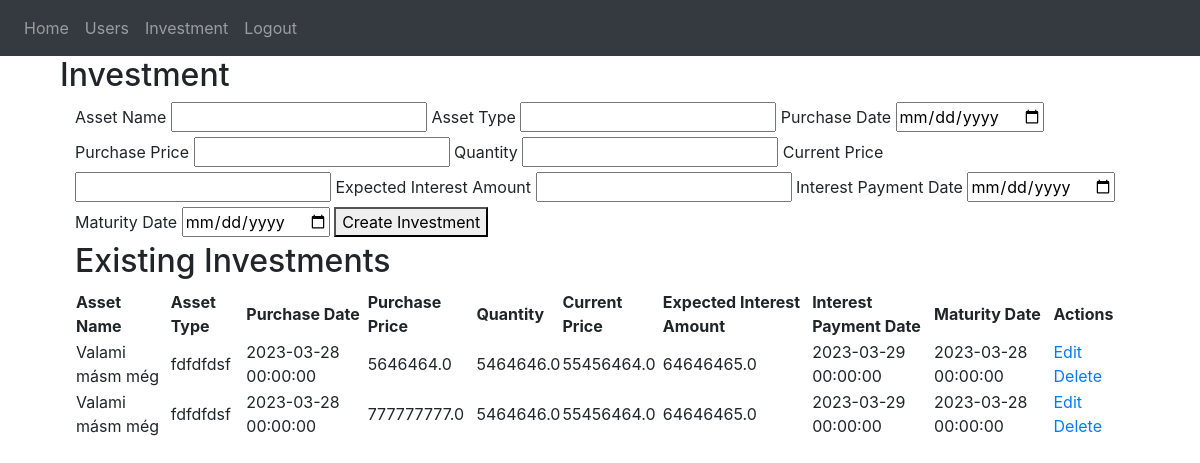
Page /create-investment (signed in) on the earlier database version.
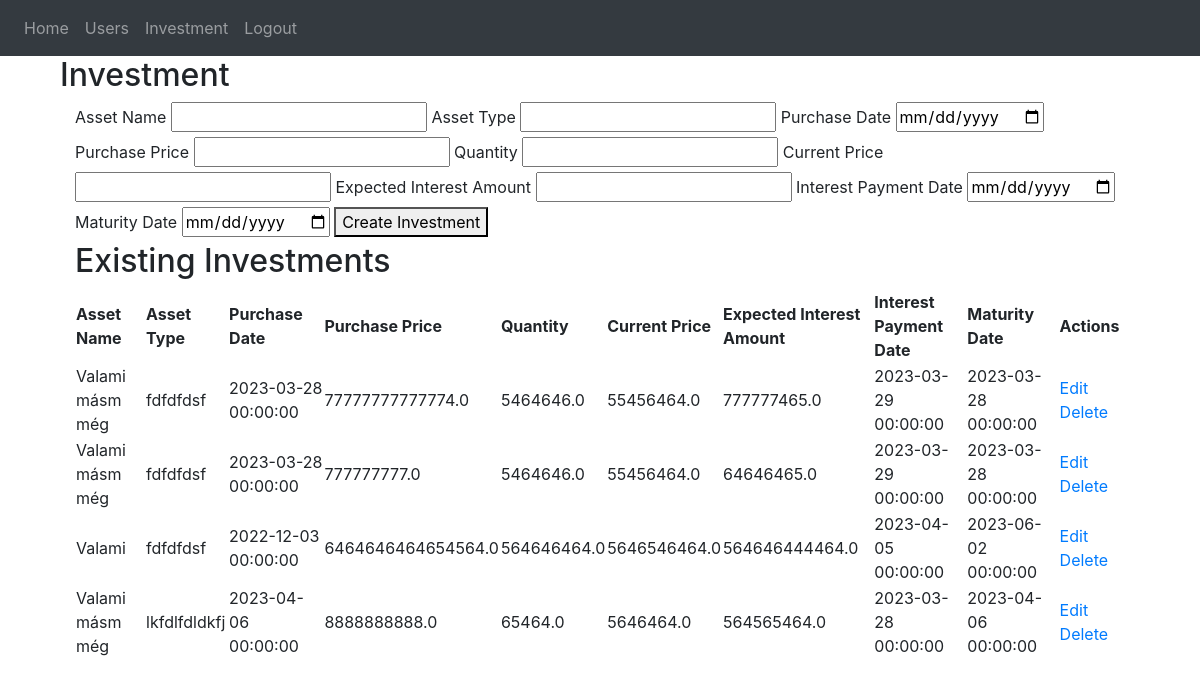
Same page on the later database version.
### website/models.py (models this page shows)
class Investment(db.Model):
    id = db.Column(db.Integer, primary_key=True)
    asset_name = db.Column(db.String(150))
    asset_type = db.Column(db.String(150))
    purchase_date = db.Column(db.DateTime(timezone=True))
    purchase_price = db.Column(db.Float)
    quantity = db.Column(db.Float)
    current_price = db.Column(db.Float)
    expected_interest_amount = db.Column(db.Float)
    interest_payment_date = db.Column(db.DateTime(timezone=True))
    maturity_date = db.Column(db.DateTime(timezone=True))
    user_id = db.Column(db.Integer, db.ForeignKey('user.id'))
    user = db.relationship('User', back_populates='investments')

### website/views.py (the view, shortened to what this page needs)
@views.route('/create-investment', methods=['GET', 'POST'])
@login_required
def create_investment():
    user_investments = Investment.query.all()
    return render_template("create_investment.html", user_investments=user_investments, user=current_user)

### website/__init__.py (called while the page is built)
def create_app():
    app = Flask(__name__)
    app.config['SECRET_KEY'] = 'hjshjhdjah kjshkjdhjs'
    app.config['SQLALCHEMY_DATABASE_URI'] = f'sqlite:///{DB_NAME}'
    db.init_app(app)
    from .views import views
    from .auth import auth
    app.register_blueprint(views, url_prefix='/')
    app.register_blueprint(auth, url_prefix='/')
    from .models import User, Note
    with app.app_context():
        db.create_all()
    login_manager = LoginManager()
    login_manager.login_view = 'auth.login'
    login_manager.init_app(app)
    @login_manager.user_loader
    def load_user(id):
        return User.query.get(int(id))
    return app

### website/templates/create_investment.html
{% extends "base.html" %}
{% block content %}
<div class="container">
    <h2>Investment</h2>
    <div class="container">
        <form action="{{ url_for('views.create_investment') }}" method="post">
            <label for="assetName">Asset Name</label>
            <input type="text" name="assetName" id="assetName" required>
            <label for="assetType">Asset Type</label>
            <input type="text" name="assetType" id="assetType" required>
            <label for="purchaseDate">Purchase Date</label>
            <input type="date" name="purchaseDate" id="purchaseDate" required>
            <label for="purchasePrice">Purchase Price</label>
            <input type="number" step="any" name="purchasePrice" id="purchasePrice" required>
            <label for="quantity">Quantity</label>
            <input type="number" step="any" name="quantity" id="quantity" required>
            <label for="currentPrice">Current Price</label>
            <input type="number" step="any" name="currentPrice" id="currentPrice" required>
            <label for="expectedInterestAmount">Expected Interest Amount</label>
            <input type="number" step="any" name="expectedInterestAmount" id="expectedInterestAmount" required>
            <label for="interestPaymentDate">Interest Payment Date</label>
            <input type="date" name="interestPaymentDate" id="interestPaymentDate" required>
            <label for="maturityDate">Maturity Date</label>
            <input type="date" name="maturityDate" id="maturityDate" required>
            <button type="submit">Create Investment</button>
        </form>
        <h2>Existing Investments</h2>
        <table>
            <thead>
                <tr>
                    <th>Asset Name</th>
                    <th>Asset Type</th>
                    <th>Purchase Date</th>
                    <th>Purchase Price</th>
                    <th>Quantity</th>
                    <th>Current Price</th>
                    <th>Expected Interest Amount</th>
                    <th>Interest Payment Date</th>
                    <th>Maturity Date</th>
                    <th>Actions</th>
                </tr>
            </thead>
            <tbody>
                {% for investment in user_investments %}
                    <tr>
                        <td>{{ investment.asset_name }}</td>
                        <td>{{ investment.asset_type }}</td>
                        <td>{{ investment.purchase_date }}</td>
                        <td>{{ investment.purchase_price }}</td>
                        <td>{{ investment.quantity }}</td>
                        <td>{{ investment.current_price }}</td>
                        <td>{{ investment.expected_interest_amount }}</td>
                        <td>{{ investment.interest_payment_date }}</td>
                        <td>{{ investment.maturity_date }}</td>
                        <td>
                            <a href="{{ url_for('views.edit_investment', investment_id=investment.id) }}">Edit</a>
                            <a href="{{ url_for('views.delete_investment', investment_id=investment.id) }}">Delete</a>
                        </td>
                    </tr>
                {% endfor %}
            </tbody>
        </table>
    </div>
{% endblock %}

Differences in the rows shown:
changed Investment (number 1 of 4 on the later page): purchase_price "5646464.0" → "77777777777774.0"; expected_interest_amount "64646465.0" → "777777465.0"
added Investment: asset_name "Valami", asset_type "fdfdfdsf", purchase_date "2022-12-03 00:00:00", purchase_price "6464646464654564.0", quantity "564646464.0", current_price "5646546464.0", expected_interest_amount "564646444464.0", interest_payment_date "2023-04-05 00:00:00", maturity_date "2023-06-02 00:00:00"
added Investment: asset_name "Valami másm még", asset_type "lkfdlfdldkfj", purchase_date "2023-04-06 00:00:00", purchase_price "8888888888.0", quantity "65464.0", current_price "5646464.0", expected_interest_amount "564565464.0", interest_payment_date "2023-03-28 00:00:00", maturity_date "2023-04-06 00:00:00"
